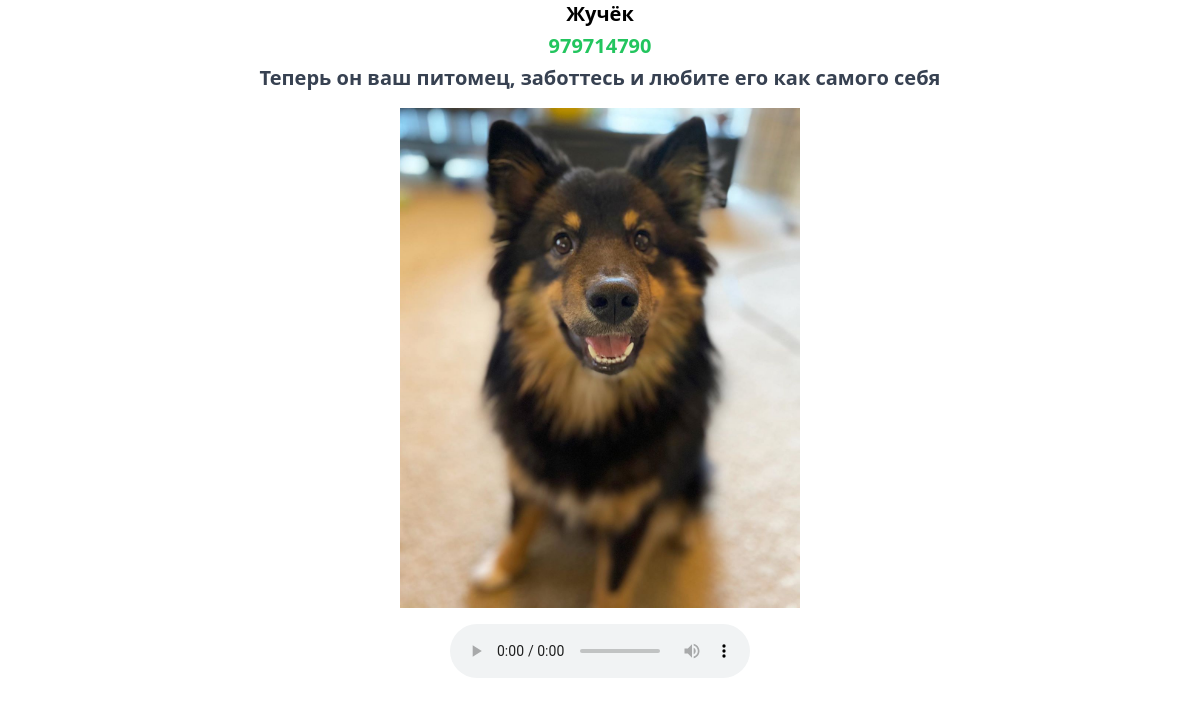
Page /dogs/3 on the committed database.
### myapp/models.py (models this page shows, shortened)
class Item(models.Model):
    name = models.CharField( max_length=50)
    price = models.IntegerField()
    phone = models.IntegerField(null=True)
    description = models.CharField(max_length=200)
    text = models.CharField(default='Ваше значение по умолчанию', max_length=255)
    images = models.ImageField(blank=True, upload_to='images')
    mp3_file = models.FileField(upload_to='mp3_files')

### myapp/views.py (the view)
# urls.py: path('dogs/<int:id>', views.pet, name='pet')
def pet(request, id):
    items = Item.objects.get(id=id)
    book = {
        'pet': items
    }
    return render(request, 'myapp/pet.html', book)

### myapp/templates/myapp/pet.html (shortened to what this page needs)
{% extends "myapp/Main.html" %}
{% block content %}
<div class="text-center">
    <p class="font-bold text-xl mb-1">{{ pet.name }}</p>
    <p class="font-bold text-xl text-green-500 mb-1">{{ pet.phone }}</p>
    <p class="font-bold text-xl text-gray-700 mb-1">{{ pet.text }}</p>
    <img width="400" height="300" class="mx-auto my-4" src="{{ pet.images.url }}" alt="Dogs_img">
    <audio controls class="mx-auto my-4">
        <source  src="{{ pet.mp3_file.url }}" type="audio/mp3">
    </audio>
</div>
{% endblock %}

### rows in the picture
Item: name "Жучёк", phone "979714790", text "Теперь он ваш питомец, заботтесь и любите его как самого себя", images (picture)
